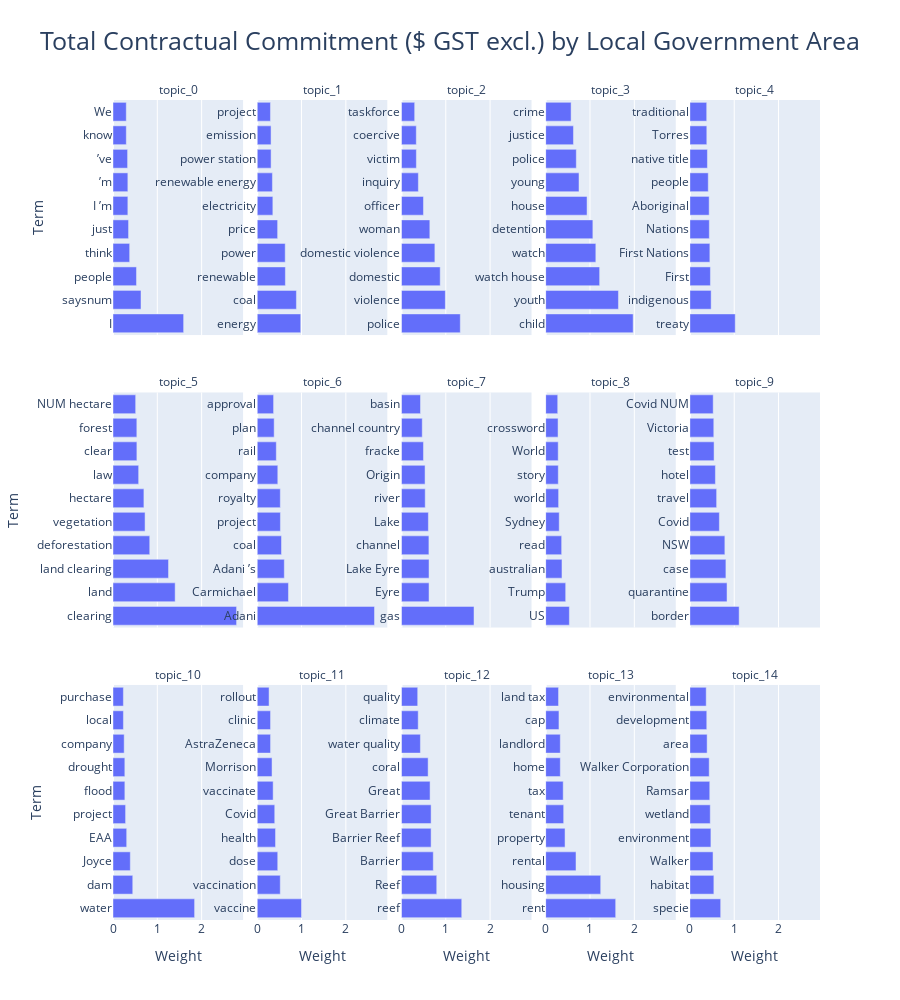

Notebook code for this chart:
### Code cell
# Your answer here
import plotly.express as px



nmf_topic_terms_fig = px.bar(nmf_topic_terms_df,
       x ="Weight",
       y = "Term",
       facet_col="Topic Cluster", 
       facet_col_wrap=5,
       orientation='h',
       title = "Total Contractual Commitment ($ GST excl.) by Local Government Area",
       labels = {"Local Government Area (LGA)": "Local Government Area", 
                 "Total Contractual Commitment ($ GST excl.)": "Contractual Commitment ($ GST excl.)"})

nmf_topic_terms_fig.update_layout(
    title_font_size=25,
    title_x=0.5,
    legend_title_font_size=15,
    height=1000
)
nmf_topic_terms_fig.for_each_annotation(lambda a: a.update(text=a.text.split("=")[-1])) # https://plotly.com/python/facet-plots/
nmf_topic_terms_fig.update_yaxes(showticklabels=True, matches=None)

### Figure 1 — Plotly figure (JSON) as saved in the notebook; plotly's stock layout.template omitted (floating-point values rounded to 4 significant figures)
{"data": [{"alignmentgroup": "True", "hovertemplate": "Topic Cluster=topic_0<br>Weight=%{x}<br>Term=%{y}<extra></extra>", "legendgroup": "", "marker": {"color": "#636efa", "pattern": {"shape": ""}}, "name": "", "offsetgroup": "", "orientation": "h", "showlegend": false, "textposition": "auto", "type": "bar", "x": [1.594, 0.6321, 0.5298, 0.3762, 0.351, 0.3354, 0.3354, 0.3292, 0.3001, 0.2995], "xaxis": "x11", "y": ["I", "saysnum", "people", "think", "just", "I ’m", "’m", "’ve", "know", "We"], "yaxis": "y11"}, {"alignmentgroup": "True", "hovertemplate": "Topic Cluster=topic_1<br>Weight=%{x}<br>Term=%{y}<extra></extra>", "legendgroup": "", "marker": {"color": "#636efa", "pattern": {"shape": ""}}, "name": "", "offsetgroup": "", "orientation": "h", "showlegend": false, "textposition": "auto", "type": "bar", "x": [0.982, 0.8845, 0.6352, 0.6317, 0.4603, 0.3528, 0.3429, 0.3127, 0.3118, 0.2987], "xaxis": "x12", "y": ["energy", "coal", "renewable", "power", "price", "electricity", "renewable energy", "power station", "emission", "project"], "yaxis": "y12"}, {"alignmentgroup": "True", "hovertemplate": "Topic Cluster=topic_2<br>Weight=%{x}<br>Term=%{y}<extra></extra>", "legendgroup": "", "marker": {"color": "#636efa", "pattern": {"shape": ""}}, "name": "", "offsetgroup": "", "orientation": "h", "showlegend": false, "textposition": "auto", "type": "bar", "x": [1.328, 0.991, 0.8746, 0.7543, 0.6405, 0.4965, 0.3816, 0.3365, 0.3347, 0.2983], "xaxis": "x13", "y": ["police", "violence", "domestic", "domestic violence", "woman", "officer", "inquiry", "victim", "coercive", "taskforce"], "yaxis": "y13"}, {"alignmentgroup": "True", "hovertemplate": "Topic Cluster=topic_3<br>Weight=%{x}<br>Term=%{y}<extra></extra>", "legendgroup": "", "marker": {"color": "#636efa", "pattern": {"shape": ""}}, "name": "", "offsetgroup": "", "orientation": "h", "showlegend": false, "textposition": "auto", "type": "bar", "x": [1.974, 1.642, 1.218, 1.132, 1.065, 0.9337, 0.7519, 0.6909, 0.627, 0.5736], "xaxis": "x14", "y": ["child", "youth", "watch house", "watch", "detention", "house", "young", "police", "justice", "crime"], "yaxis": "y14"}, {"alignmentgroup": "True", "hovertemplate": "Topic Cluster=topic_4<br>Weight=%{x}<br>Term=%{y}<extra></extra>", "legendgroup": "", "marker": {"color": "#636efa", "pattern": {"shape": ""}}, "name": "", "offsetgroup": "", "orientation": "h", "showlegend": false, "textposition": "auto", "type": "bar", "x": [1.023, 0.479, 0.463, 0.4504, 0.438, 0.4345, 0.4138, 0.3952, 0.3814, 0.3789], "xaxis": "x15", "y": ["treaty", "indigenous", "First", "First Nations", "Nations", "Aboriginal", "people", "native title", "Torres", "traditional"], "yaxis": "y15"}, {"alignmentgroup": "True", "hovertemplate": "Topic Cluster=topic_5<br>Weight=%{x}<br>Term=%{y}<extra></extra>", "legendgroup": "", "marker": {"color": "#636efa", "pattern": {"shape": ""}}, "name": "", "offsetgroup": "", "orientation": "h", "showlegend": false, "textposition": "auto", "type": "bar", "x": [2.789, 1.403, 1.253, 0.8292, 0.7234, 0.6975, 0.5791, 0.5391, 0.538, 0.5115], "xaxis": "x6", "y": ["clearing", "land", "land clearing", "deforestation", "vegetation", "hectare", "law", "clear", "forest", "NUM hectare"], "yaxis": "y6"}, {"alignmentgroup": "True", "hovertemplate": "Topic Cluster=topic_6<br>Weight=%{x}<br>Term=%{y}<extra></extra>", "legendgroup": "", "marker": {"color": "#636efa", "pattern": {"shape": ""}}, "name": "", "offsetgroup": "", "orientation": "h", "showlegend": false, "textposition": "auto", "type": "bar", "x": [2.647, 0.705, 0.6112, 0.5479, 0.5234, 0.5211, 0.4641, 0.4303, 0.382, 0.3693], "xaxis": "x7", "y": ["Adani", "Carmichael", "Adani ’s", "coal", "project", "royalty", "company", "rail", "plan", "approval"], "yaxis": "y7"}, {"alignmentgroup": "True", "hovertemplate": "Topic Cluster=topic_7<br>Weight=%{x}<br>Term=%{y}<extra></extra>", "legendgroup": "", "marker": {"color": "#636efa", "pattern": {"shape": ""}}, "name": "", "offsetgroup": "", "orientation": "h", "showlegend": false, "textposition": "auto", "type": "bar", "x": [1.637, 0.6223, 0.6223, 0.6198, 0.6074, 0.5363, 0.5325, 0.4966, 0.4691, 0.4299], "xaxis": "x8", "y": ["gas", "Eyre", "Lake Eyre", "channel", "Lake", "river", "Origin", "fracke", "channel country", "basin"], "yaxis": "y8"}, {"alignmentgroup": "True", "hovertemplate": "Topic Cluster=topic_8<br>Weight=%{x}<br>Term=%{y}<extra></extra>", "legendgroup": "", "marker": {"color": "#636efa", "pattern": {"shape": ""}}, "name": "", "offsetgroup": "", "orientation": "h", "showlegend": false, "textposition": "auto", "type": "bar", "x": [0.5343, 0.4513, 0.3679, 0.3606, 0.3055, 0.2919, 0.2843, 0.2826, 0.2792, 0.272], "xaxis": "x9", "y": ["US", "Trump", "australian", "read", "Sydney", "world", "story", "World", "crossword", "\n \n"], "yaxis": "y9"}, {"alignmentgroup": "True", "hovertemplate": "Topic Cluster=topic_9<br>Weight=%{x}<br>Term=%{y}<extra></extra>", "legendgroup": "", "marker": {"color": "#636efa", "pattern": {"shape": ""}}, "name": "", "offsetgroup": "", "orientation": "h", "showlegend": false, "textposition": "auto", "type": "bar", "x": [1.111, 0.8376, 0.8125, 0.789, 0.6645, 0.6031, 0.5755, 0.5453, 0.5387, 0.5253], "xaxis": "x10", "y": ["border", "quarantine", "case", "NSW", "Covid", "travel", "hotel", "test", "Victoria", "Covid NUM"], "yaxis": "y10"}, {"alignmentgroup": "True", "hovertemplate": "Topic Cluster=topic_10<br>Weight=%{x}<br>Term=%{y}<extra></extra>", "legendgroup": "", "marker": {"color": "#636efa", "pattern": {"shape": ""}}, "name": "", "offsetgroup": "", "orientation": "h", "showlegend": false, "textposition": "auto", "type": "bar", "x": [1.841, 0.4459, 0.3907, 0.3089, 0.2838, 0.2678, 0.2671, 0.2522, 0.2352, 0.2345], "xaxis": "x", "y": ["water", "dam", "Joyce", "EAA", "project", "flood", "drought", "company", "local", "purchase"], "yaxis": "y"}, {"alignmentgroup": "True", "hovertemplate": "Topic Cluster=topic_11<br>Weight=%{x}<br>Term=%{y}<extra></extra>", "legendgroup": "", "marker": {"color": "#636efa", "pattern": {"shape": ""}}, "name": "", "offsetgroup": "", "orientation": "h", "showlegend": false, "textposition": "auto", "type": "bar", "x": [1.0, 0.5197, 0.4629, 0.4129, 0.3954, 0.3593, 0.3342, 0.3008, 0.3003, 0.2673], "xaxis": "x2", "y": ["vaccine", "vaccination", "dose", "health", "Covid", "vaccinate", "Morrison", "AstraZeneca", "clinic", "rollout"], "yaxis": "y2"}, {"alignmentgroup": "True", "hovertemplate": "Topic Cluster=topic_12<br>Weight=%{x}<br>Term=%{y}<extra></extra>", "legendgroup": "", "marker": {"color": "#636efa", "pattern": {"shape": ""}}, "name": "", "offsetgroup": "", "orientation": "h", "showlegend": false, "textposition": "auto", "type": "bar", "x": [1.361, 0.7962, 0.7179, 0.6691, 0.6691, 0.6458, 0.6018, 0.4275, 0.3779, 0.3666], "xaxis": "x3", "y": ["reef", "Reef", "Barrier", "Barrier Reef", "Great Barrier", "Great", "coral", "water quality", "climate", "quality"], "yaxis": "y3"}, {"alignmentgroup": "True", "hovertemplate": "Topic Cluster=topic_13<br>Weight=%{x}<br>Term=%{y}<extra></extra>", "legendgroup": "", "marker": {"color": "#636efa", "pattern": {"shape": ""}}, "name": "", "offsetgroup": "", "orientation": "h", "showlegend": false, "textposition": "auto", "type": "bar", "x": [1.58, 1.242, 0.6843, 0.4369, 0.406, 0.3954, 0.3302, 0.33, 0.2996, 0.2902], "xaxis": "x4", "y": ["rent", "housing", "rental", "property", "tenant", "tax", "home", "landlord", "cap", "land tax"], "yaxis": "y4"}, {"alignmentgroup": "True", "hovertemplate": "Topic Cluster=topic_14<br>Weight=%{x}<br>Term=%{y}<extra></extra>", "legendgroup": "", "marker": {"color": "#636efa", "pattern": {"shape": ""}}, "name": "", "offsetgroup": "", "orientation": "h", "showlegend": false, "textposition": "auto", "type": "bar", "x": [0.6943, 0.5406, 0.5219, 0.4739, 0.4589, 0.4479, 0.435, 0.3887, 0.3805, 0.3678], "xaxis": "x5", "y": ["specie", "habitat", "Walker", "environment", "wetland", "Ramsar", "Walker Corporation", "area", "development", "environmental"], "yaxis": "y5"}], "layout": {"annotations": [{"font": {}, "showarrow": false, "text": "topic_10", "x": 0.092, "xanchor": "center", "xref": "paper", "y": 0.2867, "yanchor": "bottom", "yref": "paper"}, {"font": {}, "showarrow": false, "text": "topic_11", "x": 0.296, "xanchor": "center", "xref": "paper", "y": 0.2867, "yanchor": "bottom", "yref": "paper"}, {"font": {}, "showarrow": false, "text": "topic_12", "x": 0.5, "xanchor": "center", "xref": "paper", "y": 0.2867, "yanchor": "bottom", "yref": "paper"}, {"font": {}, "showarrow": false, "text": "topic_13", "x": 0.704, "xanchor": "center", "xref": "paper", "y": 0.2867, "yanchor": "bottom", "yref": "paper"}, {"font": {}, "showarrow": false, "text": "topic_14", "x": 0.908, "xanchor": "center", "xref": "paper", "y": 0.2867, "yanchor": "bottom", "yref": "paper"}, {"font": {}, "showarrow": false, "text": "topic_5", "x": 0.092, "xanchor": "center", "xref": "paper", "y": 0.6433, "yanchor": "bottom", "yref": "paper"}, {"font": {}, "showarrow": false, "text": "topic_6", "x": 0.296, "xanchor": "center", "xref": "paper", "y": 0.6433, "yanchor": "bottom", "yref": "paper"}, {"font": {}, "showarrow": false, "text": "topic_7", "x": 0.5, "xanchor": "center", "xref": "paper", "y": 0.6433, "yanchor": "bottom", "yref": "paper"}, {"font": {}, "showarrow": false, "text": "topic_8", "x": 0.704, "xanchor": "center", "xref": "paper", "y": 0.6433, "yanchor": "bottom", "yref": "paper"}, {"font": {}, "showarrow": false, "text": "topic_9", "x": 0.908, "xanchor": "center", "xref": "paper", "y": 0.6433, "yanchor": "bottom", "yref": "paper"}, {"font": {}, "showarrow": false, "text": "topic_0", "x": 0.092, "xanchor": "center", "xref": "paper", "y": 1.0, "yanchor": "bottom", "yref": "paper"}, {"font": {}, "showarrow": false, "text": "topic_1", "x": 0.296, "xanchor": "center", "xref": "paper", "y": 1.0, "yanchor": "bottom", "yref": "paper"}, {"font": {}, "showarrow": false, "text": "topic_2", "x": 0.5, "xanchor": "center", "xref": "paper", "y": 1.0, "yanchor": "bottom", "yref": "paper"}, {"font": {}, "showarrow": false, "text": "topic_3", "x": 0.704, "xanchor": "center", "xref": "paper", "y": 1.0, "yanchor": "bottom", "yref": "paper"}, {"font": {}, "showarrow": false, "text": "topic_4", "x": 0.908, "xanchor": "center", "xref": "paper", "y": 1.0, "yanchor": "bottom", "yref": "paper"}], "barmode": "relative", "height": 1000, "legend": {"title": {"font": {"size": 15}}, "tracegroupgap": 0}, "title": {"font": {"size": 25}, "text": "Total Contractual Commitment ($ GST excl.) by Local Government Area", "x": 0.5}, "xaxis": {"anchor": "y", "domain": [0, 0.184], "title": {"text": "Weight"}}, "xaxis10": {"anchor": "y10", "domain": [0.816, 1], "matches": "x", "showticklabels": false}, "xaxis11": {"anchor": "y11", "domain": [0, 0.184], "matches": "x", "showticklabels": false}, "xaxis12": {"anchor": "y12", "domain": [0.204, 0.388], "matches": "x", "showticklabels": false}, "xaxis13": {"anchor": "y13", "domain": [0.408, 0.592], "matches": "x", "showticklabels": false}, "xaxis14": {"anchor": "y14", "domain": [0.612, 0.796], "matches": "x", "showticklabels": false}, "xaxis15": {"anchor": "y15", "domain": [0.816, 1], "matches": "x", "showticklabels": false}, "xaxis2": {"anchor": "y2", "domain": [0.204, 0.388], "matches": "x", "title": {"text": "Weight"}}, "xaxis3": {"anchor": "y3", "domain": [0.408, 0.592], "matches": "x", "title": {"text": "Weight"}}, "xaxis4": {"anchor": "y4", "domain": [0.612, 0.796], "matches": "x", "title": {"text": "Weight"}}, "xaxis5": {"anchor": "y5", "domain": [0.816, 1], "matches": "x", "title": {"text": "Weight"}}, "xaxis6": {"anchor": "y6", "domain": [0, 0.184], "matches": "x", "showticklabels": false}, "xaxis7": {"anchor": "y7", "domain": [0.204, 0.388], "matches": "x", "showticklabels": false}, "xaxis8": {"anchor": "y8", "domain": [0.408, 0.592], "matches": "x", "showticklabels": false}, "xaxis9": {"anchor": "y9", "domain": [0.612, 0.796], "matches": "x", "showticklabels": false}, "yaxis": {"anchor": "x", "domain": [0, 0.2867], "showticklabels": true, "title": {"text": "Term"}}, "yaxis10": {"anchor": "x10", "domain": [0.3567, 0.6433], "showticklabels": true}, "yaxis11": {"anchor": "x11", "domain": [0.7133, 1.0], "showticklabels": true, "title": {"text": "Term"}}, "yaxis12": {"anchor": "x12", "domain": [0.7133, 1.0], "showticklabels": true}, "yaxis13": {"anchor": "x13", "domain": [0.7133, 1.0], "showticklabels": true}, "yaxis14": {"anchor": "x14", "domain": [0.7133, 1.0], "showticklabels": true}, "yaxis15": {"anchor": "x15", "domain": [0.7133, 1.0], "showticklabels": true}, "yaxis2": {"anchor": "x2", "domain": [0, 0.2867], "showticklabels": true}, "yaxis3": {"anchor": "x3", "domain": [0, 0.2867], "showticklabels": true}, "yaxis4": {"anchor": "x4", "domain": [0, 0.2867], "showticklabels": true}, "yaxis5": {"anchor": "x5", "domain": [0, 0.2867], "showticklabels": true}, "yaxis6": {"anchor": "x6", "domain": [0.3567, 0.6433], "showticklabels": true, "title": {"text": "Term"}}, "yaxis7": {"anchor": "x7", "domain": [0.3567, 0.6433], "showticklabels": true}, "yaxis8": {"anchor": "x8", "domain": [0.3567, 0.6433], "showticklabels": true}, "yaxis9": {"anchor": "x9", "domain": [0.3567, 0.6433], "showticklabels": true}}}
